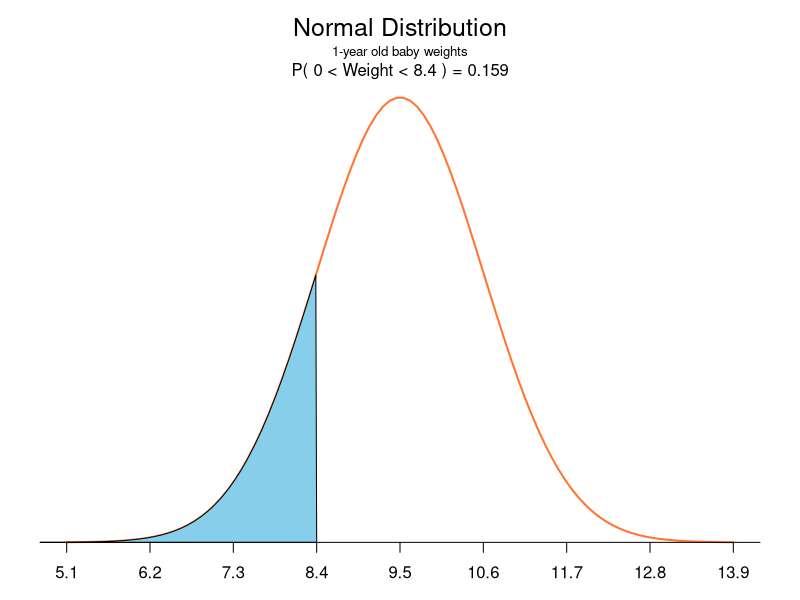

Write R code to recreate this figure.
# Assume the mean weight of 1 year-old girls in the us is normally distributed with a mean of
# about 9.5kg, with a sd of 1.1kg. graph the following:

# Less than 8.4kg

mean <- 9.5
sd <- 1.1

lb <- 0
ub <- 8.4

x <- seq(-4, 4, length = 100) * sd + mean
hx <- dnorm(x, mean, sd)

par(mar = c(2, 2, 4, 2))

plot(x, hx, type = "n", xlab = "", ylab = "", axes = F)

mtext( side = 3, text = "Normal Distribution", line = 2, cex = 1.5)
mtext( side = 3, text = "1-year old baby weights", line = 1, cex = .8)

i <- x >= lb & x <= ub;

lines(x, hx, col = "#ff7633", lwd = 2)
polygon(c(lb, x[i], ub), c(0, hx[i], 0), col = "skyblue")

# abline(v = mean, lty = 3)

area <- pnorm(ub, mean, sd) - pnorm(lb, mean, sd)

result <- paste("P(", lb, "< Weight <", ub, ") =",
   signif(area, digits = 3))

mtext(result, 3)

axis(1, at = seq(4, 15, sd), pos = 0)